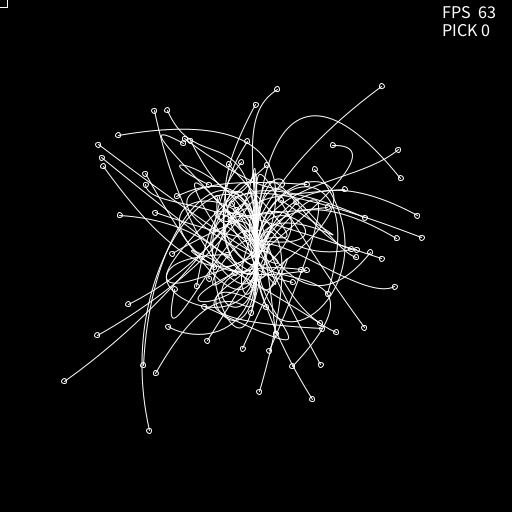
Frame 1 (no input)
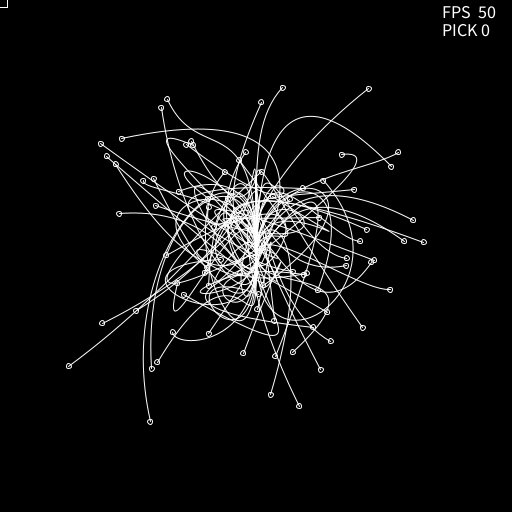
Frame 60 (the mouse pressed at the canvas centre just before this capture)
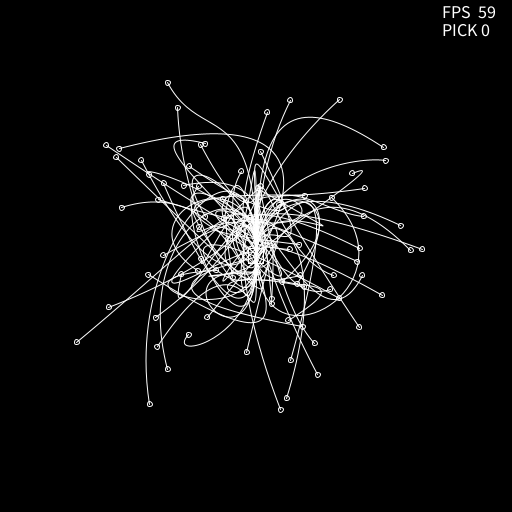
Frame 120 (the mouse held since frame 60 and released just before this capture)

The Processing sketch that drew these frames (run headless with seeded random() and noise(); from frame 60 on, the mouse is pressed at the canvas centre):

// Processing sketch: v1
// ── v1.pde
//  inspired from Abe Pazos
//  https://www.youtube.com/watch?v=MJWdbY0TISg&list=PL632BB8C3F7E776BA&index=76

int i_allCounts=80;
PVector[] pointTmp;
PVector[] movetoPos;
Boolean[] pickup;
float f_W = 30;
int i_pickUp=0;
//float[] f_movetoMpx, f_movetoMpy;
Boolean[] once;

void setup() {
  size(512, 512);

  pointTmp = new PVector[i_allCounts];
  pickup = new Boolean[i_allCounts];
  once = new Boolean[i_allCounts];
  //f_movetoMpx = new float[i_allCounts];
  //f_movetoMpy = new float[i_allCounts];
  movetoPos = new PVector[i_allCounts];

  for(int i=0; i<pointTmp.length; i++){
     pointTmp[i] = new PVector(width/2, height/2);
     pickup[i] = false;
     once[i] = false;
     movetoPos[i] = new PVector(width/2, height/2);
  }

  noCursor();
}

void draw() {

  background(0);
  noFill();
  stroke(255);

  float t = frameCount/1000f;
  ellipse(width/2, height/2, 5, 5);


  for (int i=0; i<i_allCounts; i++) {

    if (mouseX>pointTmp[i].x-f_W/2 && mouseX<pointTmp[i].x+f_W/2 &&
        mouseY>pointTmp[i].y-f_W/2 && mouseY<pointTmp[i].y+f_W/2) {

      movetoPos[i].x = lerp(movetoPos[i].x, mouseX, 0.3f);
      movetoPos[i].y = lerp(movetoPos[i].y, mouseY, 0.3f);

      pointTmp[i] = new PVector(movetoPos[i].x, movetoPos[i].y);
      pickup[i] = true;

    } else {

      pointTmp[i] = new PVector(noise(4, i, t)*width, noise(5, i, t)*height);
      pickup[i] = false;

    }

    bezier(width/2, height/2,
      width/2, noise(1, i, t)*height,
      noise(2, i, t)*width, noise(3, i, t)*height,
      pointTmp[i].x, pointTmp[i].y );
    ellipse(pointTmp[i].x, pointTmp[i].y, 5, 5);
  }



  //----Pick up
  for(int i=0; i<pickup.length; i++){
    if(pickup[i] && once[i]==false){
      once[i]=true;
      i_pickUp++;

    }

    if(pickup[i]==false && once[i]==true){
      once[i]=false;
      i_pickUp--;

    }

  }

  float tmpW = f_W/2;
  rect(mouseX-tmpW/2, mouseY-tmpW/2, tmpW, tmpW);
  showFPS();
}

void showFPS() {
  fill(255);
  textSize(18);
  text("FPS  " + Math.round(frameRate), width-70, 18);
  text("PICK " + i_pickUp, width-70, 36);
}
